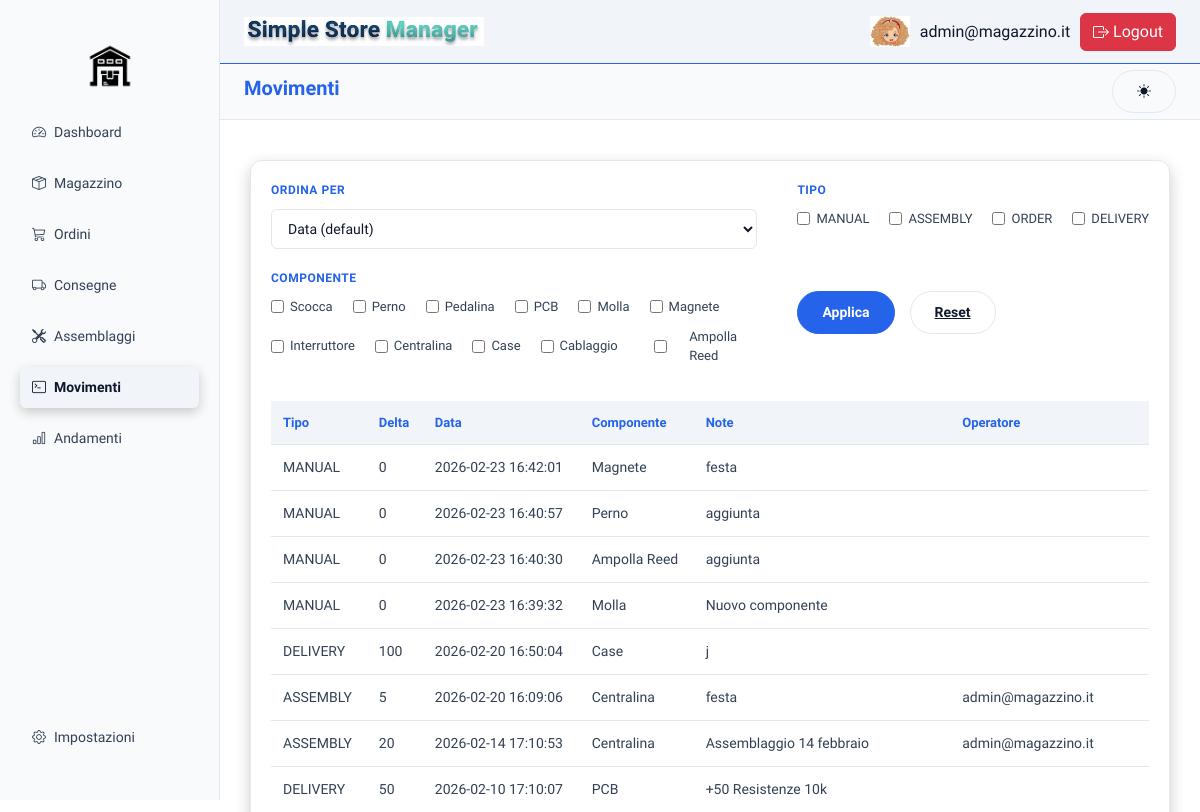
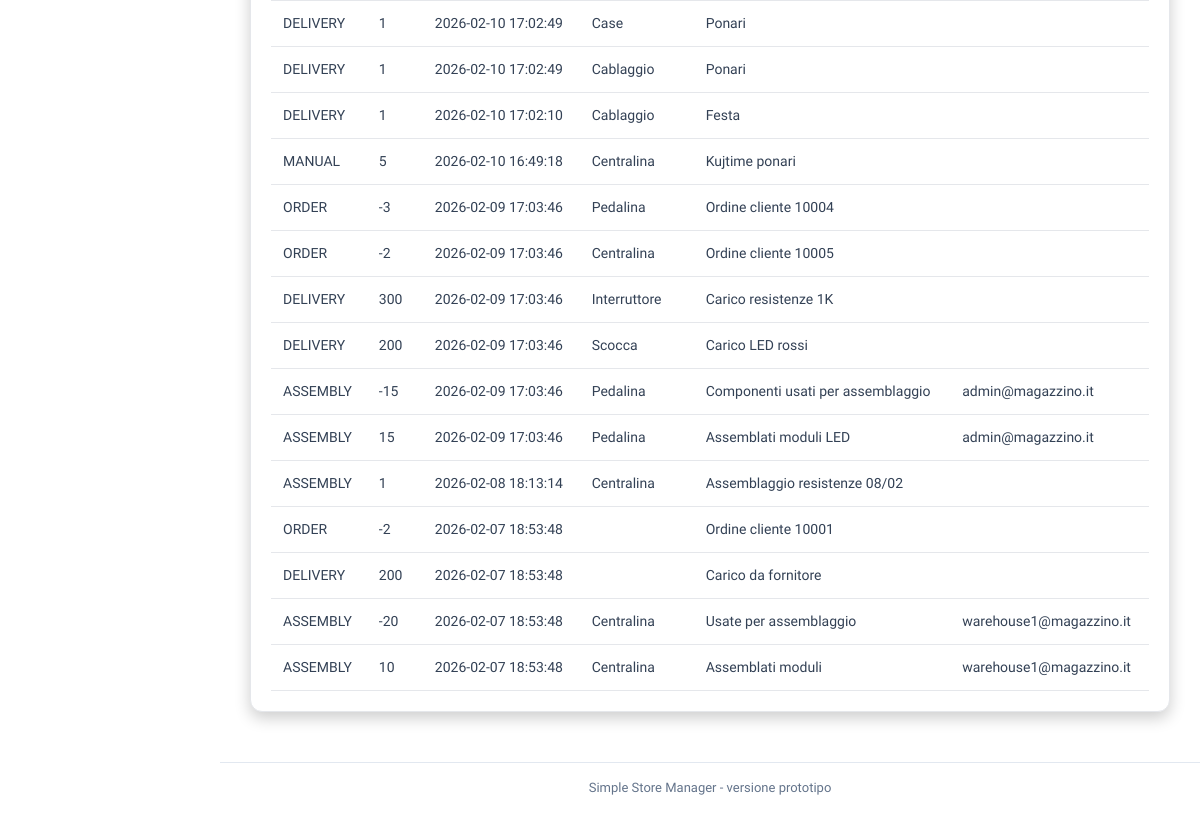
The page /index.php?page=movimenti (signed in) on the database as committed earlier (2 pictures, top to bottom).
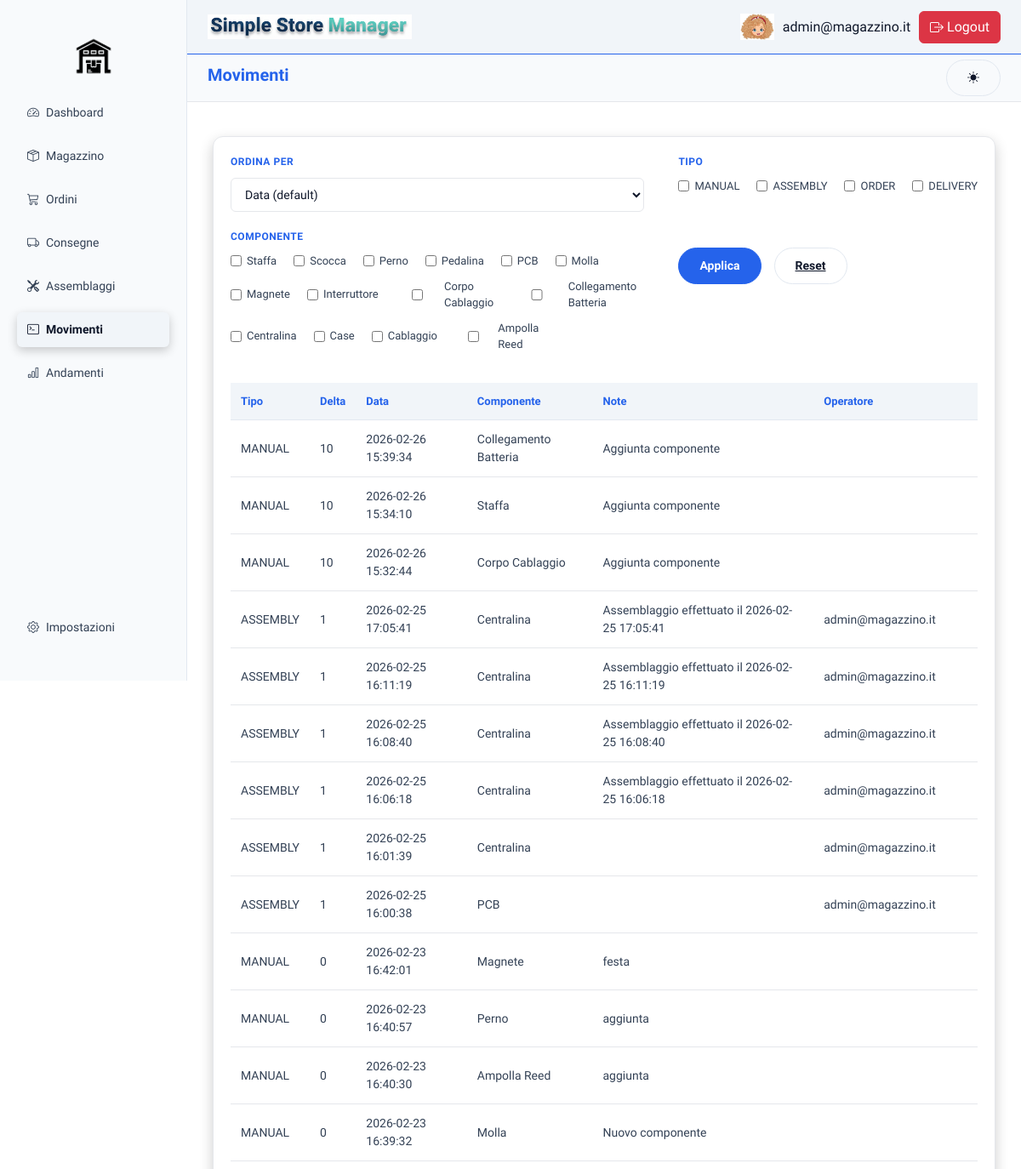
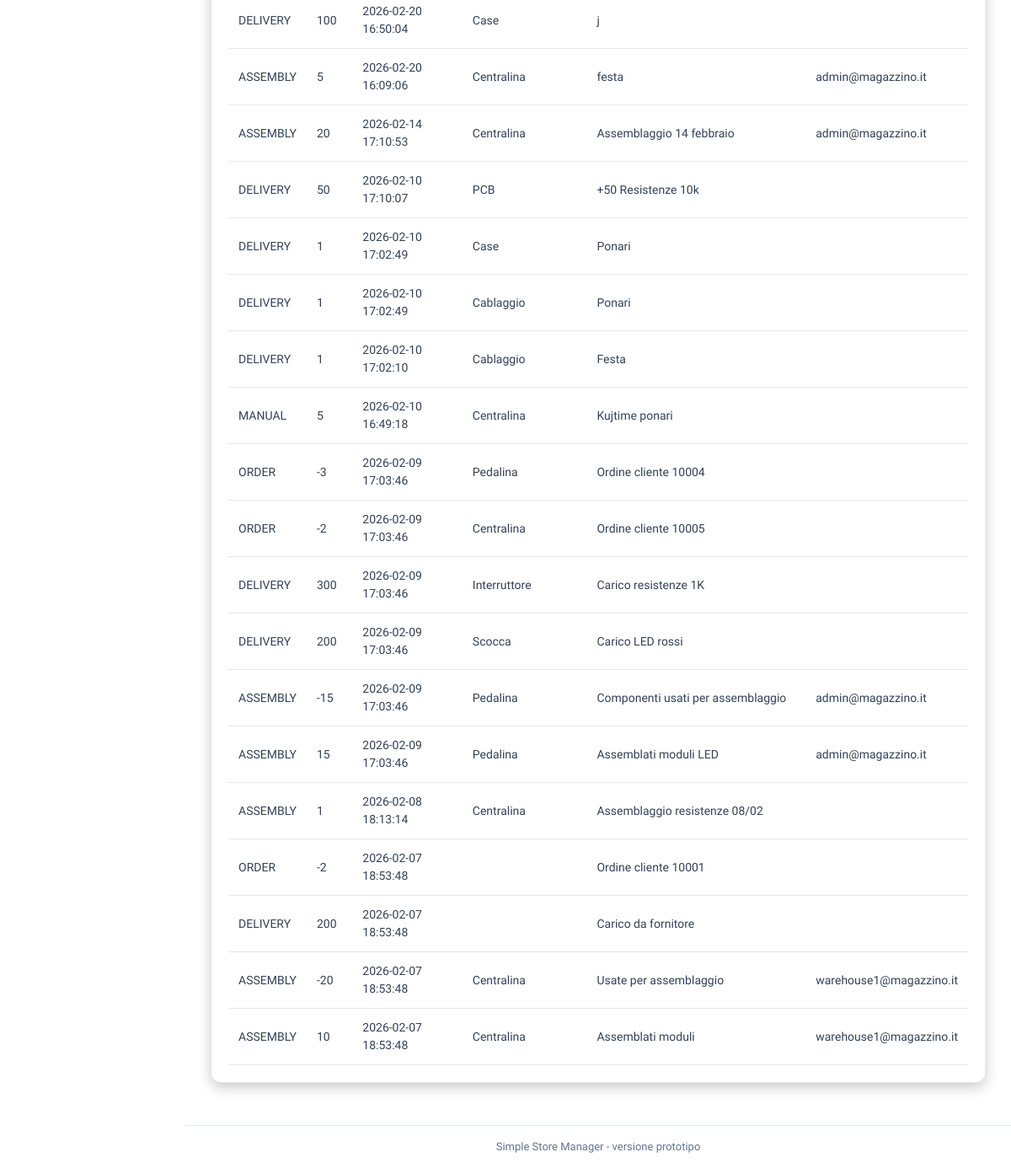
The same page on the database as committed later (2 pictures, top to bottom).
### tables this page shows
CREATE TABLE `componenti` (
  `id` int(5) NOT NULL,
  `sku` varchar(50) NOT NULL,
  `nome` varchar(30) NOT NULL,
  `qrcode` varchar(100) DEFAULT NULL,
  `unita_misura` varchar(10) DEFAULT NULL,
  `tipo` enum('RAW','ASSEMBLY') NOT NULL
);

CREATE TABLE `movimenti` (
  `id` int(5) NOT NULL,
  `delta` int(10) NOT NULL,
  `tipo` enum('ORDER','DELIVERY','MANUAL','ASSEMBLY') NOT NULL,
  `id_ordine` int(5) DEFAULT NULL,
  `id_consegna` int(5) DEFAULT NULL,
  `id_assemblaggio` int(5) DEFAULT NULL,
  `id_componente` int(5) DEFAULT NULL,
  `data_movimento` datetime NOT NULL DEFAULT current_timestamp(),
  `note` text DEFAULT NULL
);

CREATE TABLE `utenti` (
  `id` int(5) NOT NULL,
  `email` varchar(30) NOT NULL,
  `password_hash` varchar(255) NOT NULL,
  `ruolo` enum('WAREHOUSE','ADMIN') NOT NULL DEFAULT 'WAREHOUSE'
);

### backend/query/movimenti.php (called while the page is built, shortened)
<?php
function getAllMovimenti($filters = []) {
    $pdo = connect();
    $where = [];
    $params = [];
    $sql = "
        SELECT
            m.tipo,
            m.delta,
            m.data_movimento,
            m.note,
            c.nome,
            u.email
        FROM movimenti m
        left JOIN componenti c ON c.id = m.id_componente
        left join assemblaggi a ON a.id = m.id_assemblaggio
        left join utenti u ON u.id = a.id_utente
    ";
    $allowedOrder = [
        'tipo' => 'm.tipo',
        'data' => 'm.data_movimento',
        'nome' => 'c.nome'
    ];
    if (!empty($filters['order']) && isset($allowedOrder[$filters['order']])) {
        $sql .= " ORDER BY " . $allowedOrder[$filters['order']].", m.data_movimento DESC";
    } else {
        $sql .= " ORDER BY m.data_movimento DESC";
    }
    $stmt = $pdo->prepare($sql);
    $stmt->execute($params);
    return $stmt->fetchAll(PDO::FETCH_ASSOC);
}
function getDistinctComponenti() {
    $pdo=connect();
    $sql = "SELECT distinct c.id,c.nome
            FROM movimenti m
            JOIN componenti c ON m.id_componente = c.id
            ORDER BY c.nome DESC;";
    $stmt = $pdo->query($sql);
    return $stmt->fetchAll(PDO::FETCH_ASSOC);
}
?>

### frontend/movimenti/movimenti.php (the view, shortened to what the changed rows need)
<?php
require_once 'backend/query/movimenti.php';
$filters = [
    'tipo'        => $_GET['tipo'] ?? [],
    'componenti'  => $_GET['componenti'] ?? [],
    'order'       => $_GET['order'] ?? null
];
$movimenti = getAllMovimenti($filters);
$componenti = getDistinctComponenti();
?>
<!DOCTYPE html>
<html lang="it">
<body>
  <div class="main">
    <div class="card full">
      <form method="GET" class="filters" action="">
        <div class="filter-block">
          <div class="checkbox-group">
            <?php foreach (['MANUAL', 'ASSEMBLY', 'ORDER', 'DELIVERY'] as $t): ?>
              <label class="checkbox-item">
                <input
                  type="checkbox"
                  name="tipo[]"
                  value="<?= $t ?>"
                  <?= in_array($t, $_GET['tipo'] ?? []) ? 'checked' : '' ?>>
                <?= $t ?>
              </label>
            <?php endforeach; ?>
          </div>
        </div>
        <div class="filter-block">
          <div class="checkbox-group">
            <?php foreach ($componenti as $c): ?>
              <label class="checkbox-item">
                <input
                  type="checkbox"
                  name="componenti[]"
                  value="<?= $c['id'] ?>"
                  <?= in_array($c['id'], $_GET['componenti'] ?? []) ? 'checked' : '' ?>>
                <?= htmlspecialchars($c['nome']) ?>
              </label>
            <?php endforeach; ?>
          </div>
        </div>
      </form>
      <table class="orders-table">
        <thead>
          <tr>
            <th>Tipo</th>
            <th>Delta</th>
            <th>Data</th>
            <th>Componente</th>
            <th>Note</th>
            <th>Operatore</th>
          </tr>
        </thead>
        <tbody>
          <?php foreach ($movimenti as $movimento): ?>
            <tr>
              <td><?= htmlspecialchars($movimento['tipo']) ?></td>
              <td><?= htmlspecialchars($movimento['delta']) ?></td>
              <td><?= htmlspecialchars($movimento['data_movimento']) ?></td>
              <td><?= htmlspecialchars($movimento['nome']) ?></td>
              <td><?= htmlspecialchars($movimento['note']) ?></td>
              <td><?= htmlspecialchars($movimento['email']) ?></td>
            </tr>
          <?php endforeach; ?>
        </tbody>
      </table>
    </div>
  </div>
</body>
</html>

### frontend/sidebar/sidebar.php (shortened to what the changed rows need)
<?php
$menu = [
    'Dashboard'   => 'speedometer2',
    'Magazzino'   => 'box-seam',
    'Ordini'      => 'cart3',
    'Consegne'    => 'truck',
    'Assemblaggi' => 'tools',
    'Movimenti'   => 'terminal',
    'Andamenti'   => 'bar-chart'
];
$bottomMenu = [
    'Impostazioni'=> 'gear'
];
?>
<aside class="sidebar d-flex flex-column justify-content-between">
    <div>
        <ul class="nav nav-pills flex-column gap-1">
            <?php foreach ($menu as $pagina => $icona): ?>
                <?php $pageSlug = lcfirst($pagina); ?>
                <li class="nav-item">
                    <a href="?page=<?= $pageSlug ?>"
                       class="nav-link d-flex align-items-center gap-2 <?= ($page === $pageSlug) ? 'active' : '' ?>">
                        <i class="bi bi-<?= $icona ?>"></i>
                        <?= $pagina ?>
                    </a>
                </li>
            <?php endforeach; ?>
        </ul>
    </div>
        <ul class="nav nav-pills flex-column gap-1 mb-3">
            <?php foreach ($bottomMenu as $pagina => $icona): ?>
                <?php $pageSlug = lcfirst($pagina); ?>
                <li class="nav-item">
                    <a href="?page=<?= $pageSlug ?>"
                    class="nav-link d-flex align-items-center gap-2 <?= ($page === $pageSlug) ? 'active' : '' ?>">
                        <i class="bi bi-<?= $icona ?>"></i>
                        <?= $pagina ?>
                    </a>
                </li>
            <?php endforeach; ?>
        </ul>
</aside>

Rows that differ between the two databases and show on the page:
added componenti: nome "Staffa"
added componenti: nome "Corpo Cablaggio"
added componenti: nome "Collegamento Batteria"
added movimenti: tipo "MANUAL", delta "10", data_movimento "2026-02-26 15:39:34", id_componente.nome "Collegamento Batteria", note "Aggiunta componente"
added movimenti: tipo "MANUAL", delta "10", data_movimento "2026-02-26 15:34:10", id_componente.nome "Staffa", note "Aggiunta componente"
added movimenti: tipo "MANUAL", delta "10", data_movimento "2026-02-26 15:32:44", id_componente.nome "Corpo Cablaggio", note "Aggiunta componente"
added movimenti: tipo "ASSEMBLY", delta "1", data_movimento "2026-02-25 17:05:41", id_componente.nome "Centralina", note "Assemblaggio effettuato il 2026-02-25 17:05:41", utenti.email "admin@magazzino.it"
added movimenti: tipo "ASSEMBLY", delta "1", data_movimento "2026-02-25 16:11:19", id_componente.nome "Centralina", note "Assemblaggio effettuato il 2026-02-25 16:11:19", utenti.email "admin@magazzino.it"
added movimenti: tipo "ASSEMBLY", delta "1", data_movimento "2026-02-25 16:08:40", id_componente.nome "Centralina", note "Assemblaggio effettuato il 2026-02-25 16:08:40", utenti.email "admin@magazzino.it"
added movimenti: tipo "ASSEMBLY", delta "1", data_movimento "2026-02-25 16:06:18", id_componente.nome "Centralina", note "Assemblaggio effettuato il 2026-02-25 16:06:18", utenti.email "admin@magazzino.it"
added movimenti: tipo "ASSEMBLY", delta "1", data_movimento "2026-02-25 16:01:39", id_componente.nome "Centralina", utenti.email "admin@magazzino.it"
added movimenti: tipo "ASSEMBLY", delta "1", data_movimento "2026-02-25 16:00:38", id_componente.nome "PCB", utenti.email "admin@magazzino.it"
